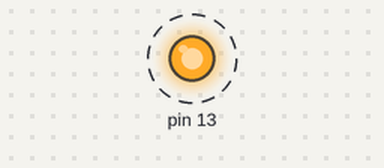
Bench run of a sketch on a simulated Arduino Uno, built with avr-gcc and run on an emulated ATmega328P. On the bench: output pins drawn as LEDs (lit = HIGH). Dashed ring = blinking.

Above: at 0.02 s.
Timing chart, 0 to 3.0 s (numbered marks = the images above):
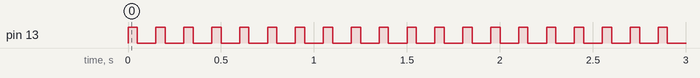

The sketch:

mywbut-1.ino
```cpp
// Declaration to be done outside ( if needed )


void setup() {
  // put your setup code here, to run once:
  pinMode ( 13, OUTPUT ) ;
  // initialize pins

}

void loop() {
//   put your main code here, to run repeatedly:
  digitalWrite ( 13 , HIGH ) ;
  delay(50) ;
  digitalWrite( 13 , LOW  ) ;
  delay ( 100 ) ;

}
```

Measured:
- by itself, pin 13: alternates HIGH for 0.05 s and LOW for 0.10 s
